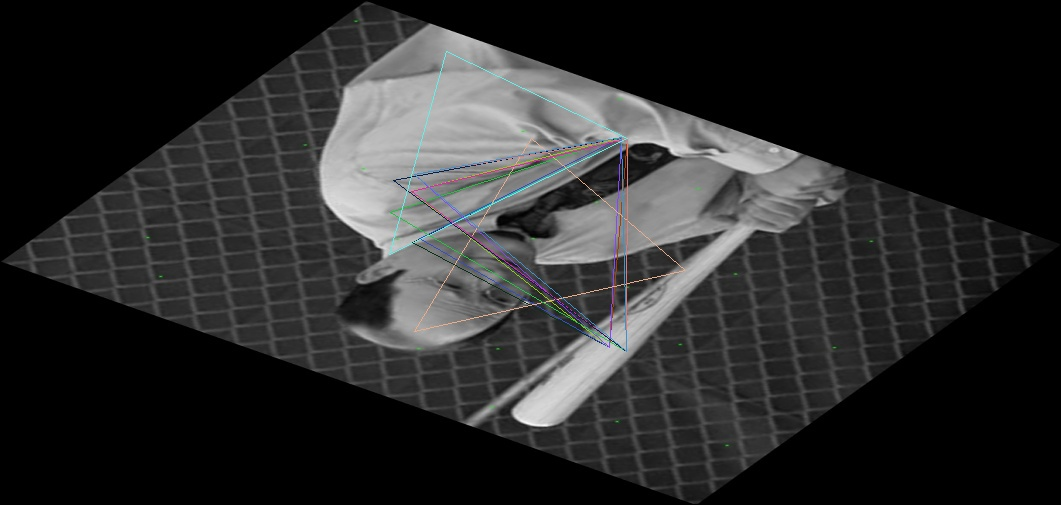
#> input picture matchedimg1.jpg.jpg, 1061 x 505 px; its folder holds only this picture in this run
$ python -i basicImageOperations.py   (imports and definitions only)
#> lines starting #> are read from the running program, lines starting #| are printed output that depends on the picture; after the words box and inside, x2 and y2 are one past the last pixel; in counts of white or black regions, pixels touching at a corner belong together
import numpy as np
import cv2
import math
import fragProcessing as fp
import basicShapeOperations as BSO
import shapeDrawerWithDebug as d

g_green = (0,255,0)

# [77 lines left out: functions getTheGreenPointsImage_easy, getTheGreenPointsImage, getTheGreenPointPositions, getThePositionOfGreenPoints, cutAShapeWithImageCoordsWithAA, cutAShapeWithImageCoords and 2 more, not called in this run]

###############################
#rotate the image
###############################

def turnXIntoSqrtX(x):
	return [math.sqrt(x), 1/(math.sqrt(x))]

# [66 lines left out: functions centerTheFragmentAndShape, getTheDistanceOfTheFurthestPointFromTheCenterOfAShape, cropImageAroundShape, cropImageAroundCenter, scaleImgInPlace, _rotateImg, not called in this run]

def rotateImg(img, rotate):
	rows,cols,c = img.shape
	return _rotateImg(img, rotate, rows, cols)

def resizeImgSoThatItHasEnoughRoomForRotatedShape():
	#remember the rotation is an "in place" algo so you CAN'T decrease any widths/height, only increase if necessary
	pass

# [19 lines left out: functions rotateAndScaleByNumbers, scaleImg_replacement, not called in this run]

>>> import cv2
>>> picture = cv2.imread('matchedimg1.jpg.jpg')
#> picture is the input picture: shape (505, 1061, 3); mean B, G, R 42.4, 42.3, 42.1
>>> result = getTheGreenPointsImage_easy(picture)
#> in getTheGreenPointsImage_easy, `junk,g2mask = cv2.threshold(g,100,255,cv2.THRESH_BINARY)`:
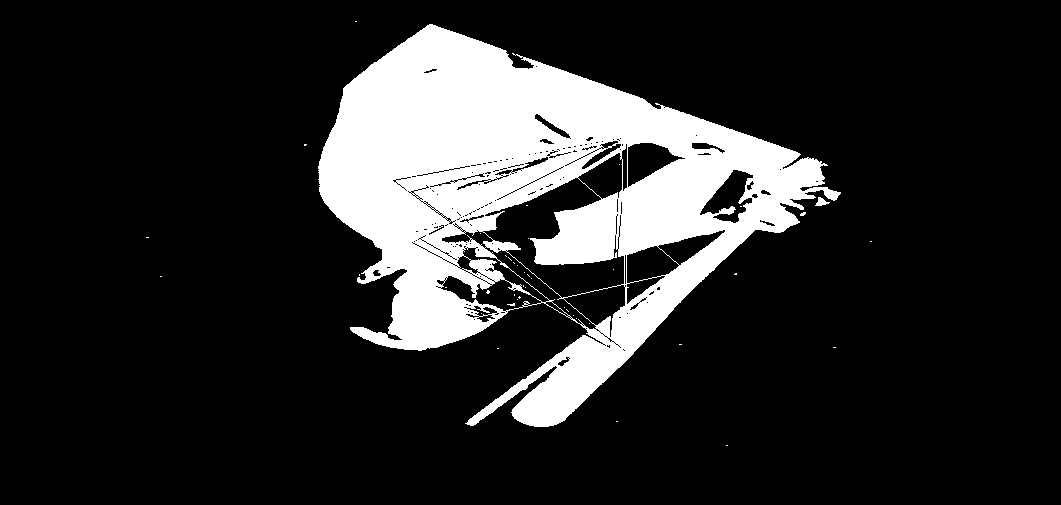
#> g2mask: shape (505, 1061); 16.5% white; 42 white regions (40 under 20 px), largest, box (x1, y1, x2, y2) and area: (318, 24, 841, 427) 88327, (815, 197, 830, 206) 72
#> in getTheGreenPointsImage_easy, `junk,bImask = cv2.threshold(b,100,255,cv2.THRESH_BINARY)`:
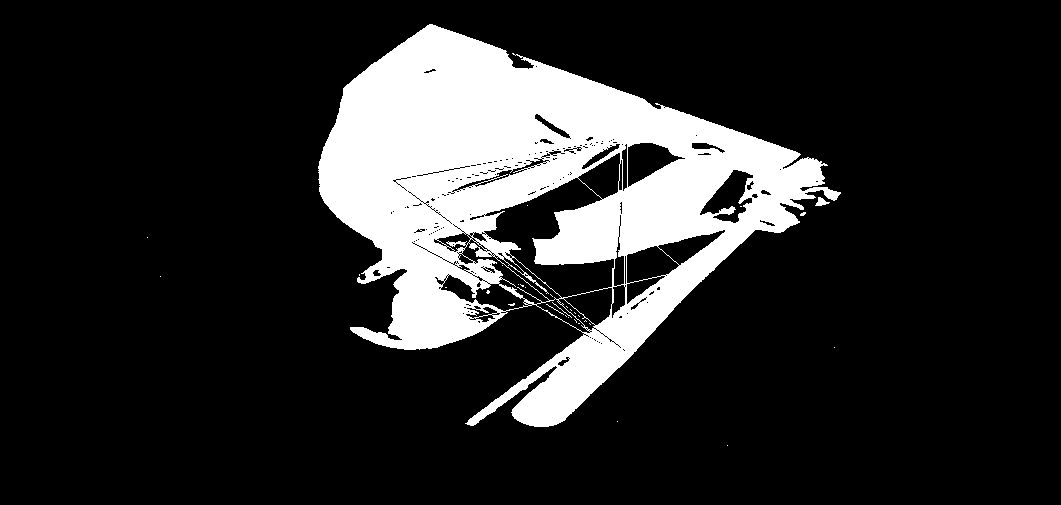
#> bImask: shape (505, 1061); 16.6% white; 31 white regions (28 under 20 px), largest, box (x1, y1, x2, y2) and area: (318, 24, 841, 427) 88941, (815, 197, 830, 206) 72, (552, 302, 572, 318) 20
#> in getTheGreenPointsImage_easy, `junk,rImask = cv2.threshold(r,100,255,cv2.THRESH_BINARY)`:
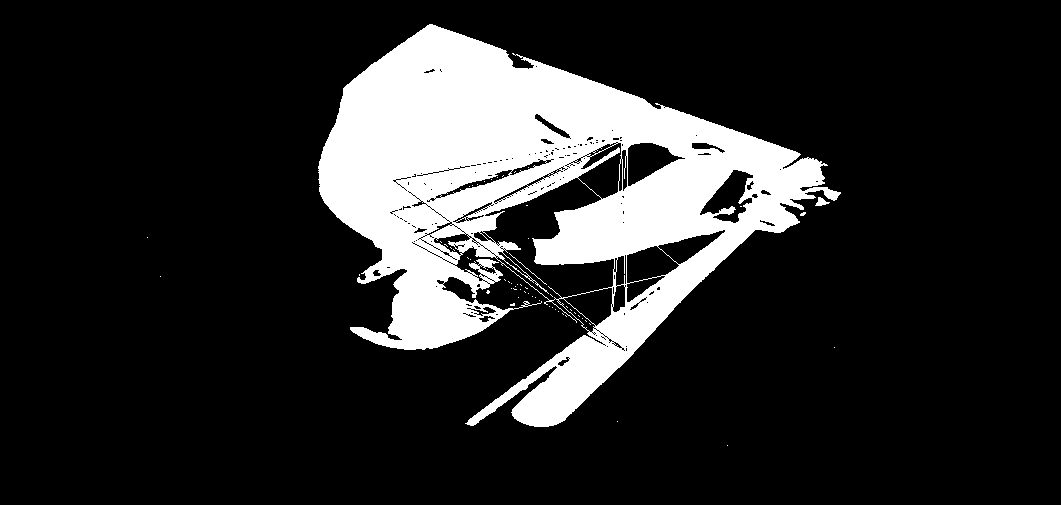
#> rImask: shape (505, 1061); 16.5% white; 61 white regions (58 under 20 px), largest, box (x1, y1, x2, y2) and area: (318, 24, 841, 427) 88081, (815, 197, 830, 206) 72, (509, 253, 547, 285) 38
#> in getTheGreenPointsImage_easy, `temp = cv2.bitwise_and(bImask, rImask)`:
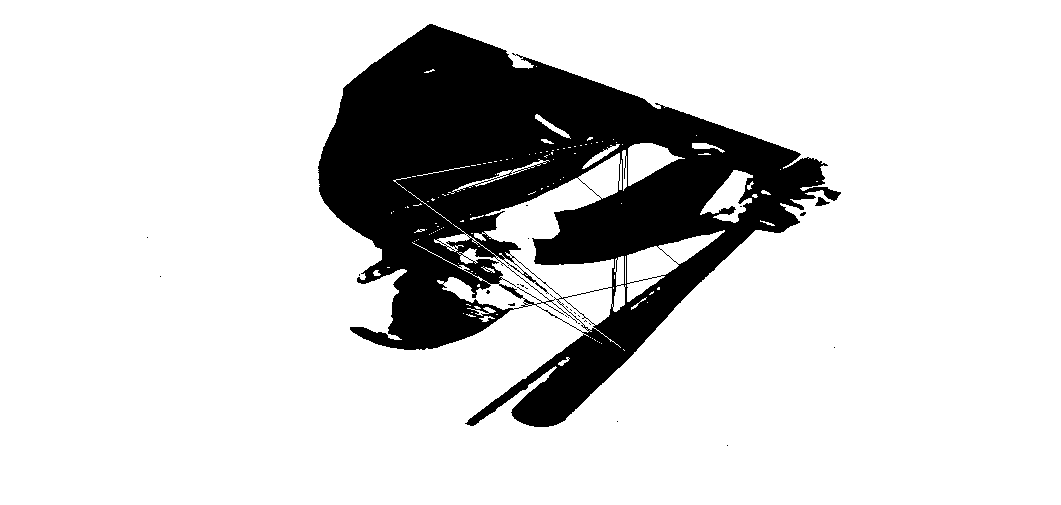
#> temp: shape (505, 1061); 83.2% white; 27 black regions (25 under 20 px), largest, box (x1, y1, x2, y2) and area: (318, 24, 841, 427) 89763, (815, 197, 830, 206) 72
#> in getTheGreenPointsImage_easy, `temp = cv2.bitwise_and(temp, g2mask)`:
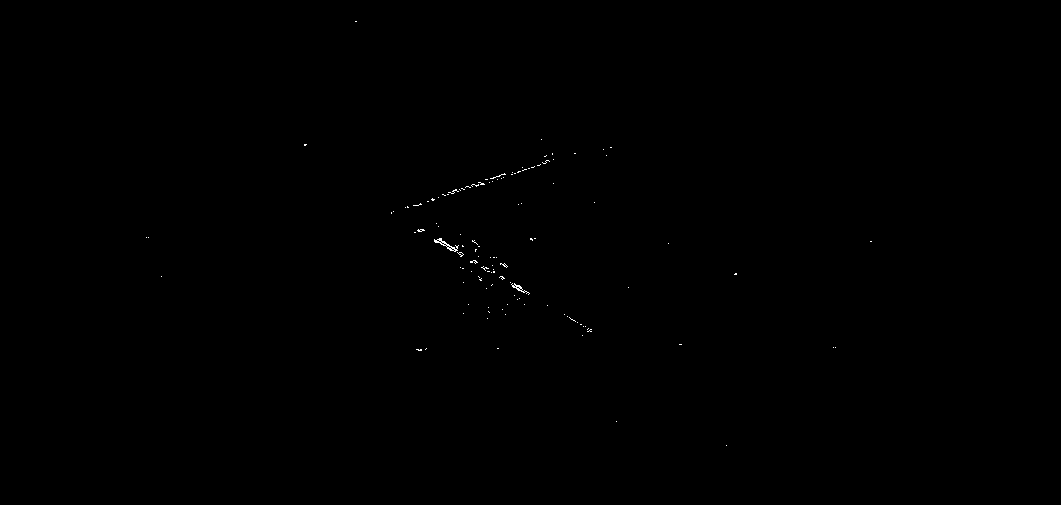
#> temp: shape (505, 1061); 0.1% white in thin lines or dots, all inside (x1, y1, x2, y2) = (146, 21, 872, 446)

$ run again, on g.jpg
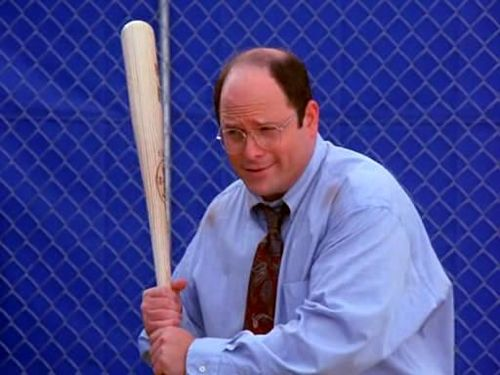
#> input picture g.jpg, 500 x 375 px
#> picture is the input picture: shape (375, 500, 3); mean B, G, R 148.8, 76.2, 74.9
#> in getTheGreenPointsImage_easy, `junk,g2mask = cv2.threshold(g,100,255,cv2.THRESH_BINARY)`:
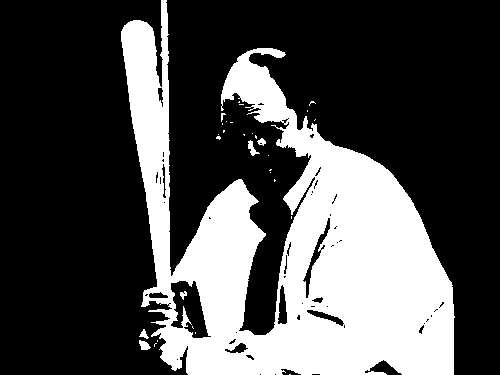
#> g2mask: shape (375, 500); 30.4% white; 31 white regions (24 under 20 px), largest, box (x1, y1, x2, y2) and area: (121, 0, 455, 375) 56637, (248, 140, 260, 156) 81, (139, 340, 151, 350) 78
#> in getTheGreenPointsImage_easy, `temp = cv2.bitwise_and(bImask, rImask)`:
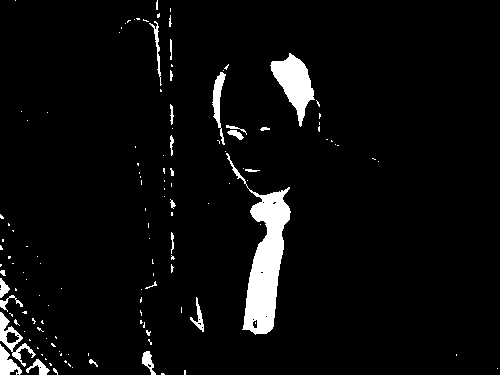
#> temp: shape (375, 500); 4.7% white; 134 white regions (108 under 20 px), largest, box (x1, y1, x2, y2) and area: (226, 153, 291, 335) 4018, (270, 53, 315, 127) 1541, (0, 312, 36, 367) 502
